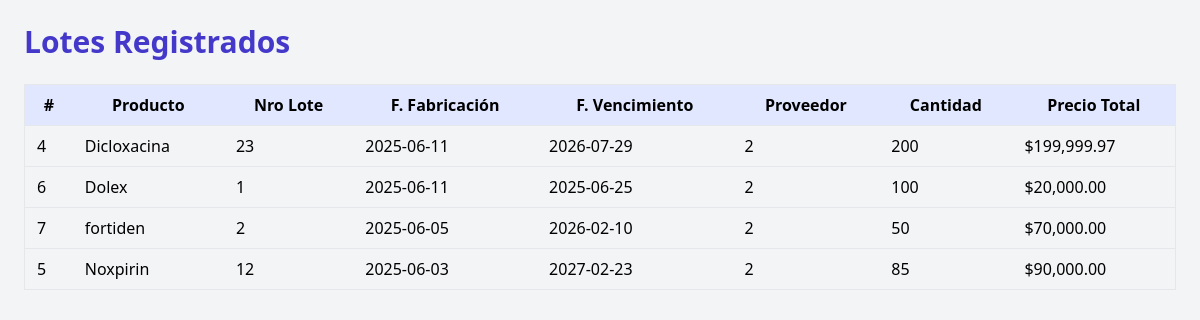
/farmacia_panacea/lotes/consultar_lotes_productos.php, run on the app's committed database.
### tables this page shows
CREATE TABLE `lotes_productos` (
  `id_lote` int(11) NOT NULL,
  `numero_lote` varchar(100) DEFAULT NULL,
  `fecha_fabricacion` date DEFAULT NULL,
  `fecha_vencimiento` date DEFAULT NULL,
  `id_proveedor` int(11) NOT NULL,
  `nombre_producto` varchar(150) DEFAULT NULL,
  `precio_total` decimal(10,2) DEFAULT NULL,
  `total` int(11) DEFAULT NULL
);

### farmacia_panacea/lotes/consultar_lotes_productos.php (the view, shortened to what this page needs)
<?php
require_once("../db.php");
$resultado = $conn->query("SELECT * FROM lotes_productos ORDER BY fecha_fabricacion DESC");
?>
<!DOCTYPE html>
<html lang="es">
<head>
  <script src="https://cdn.tailwindcss.com"></script>
</head>
<body class="bg-gray-100 p-6">
<div class="max-w-6xl mx-auto">
  <h2 class="text-3xl font-bold text-indigo-700 mb-6">Lotes Registrados</h2>
  <table class="w-full table-auto border">
    <thead class="bg-indigo-100">
      <tr>
        <th class="px-3 py-2">#</th>
        <th class="px-3 py-2">Producto</th>
        <th class="px-3 py-2">Nro Lote</th>
        <th class="px-3 py-2">F. Fabricación</th>
        <th class="px-3 py-2">F. Vencimiento</th>
        <th class="px-3 py-2">Proveedor</th>
        <th class="px-3 py-2">Cantidad</th>
        <th class="px-3 py-2">Precio Total</th>
      </tr>
    </thead>
    <tbody>
      <?php while($fila = $resultado->fetch_assoc()) { ?>
      <tr class="border-t">
        <td class="px-3 py-2"><?php echo $fila['id_lote']; ?></td>
        <td class="px-3 py-2"><?php echo $fila['nombre_producto']; ?></td>
        <td class="px-3 py-2"><?php echo $fila['numero_lote']; ?></td>
        <td class="px-3 py-2"><?php echo $fila['fecha_fabricacion']; ?></td>
        <td class="px-3 py-2"><?php echo $fila['fecha_vencimiento']; ?></td>
        <td class="px-3 py-2"><?php echo $fila['id_proveedor']; ?></td>
        <td class="px-3 py-2"><?php echo $fila['total']; ?></td>
        <td class="px-3 py-2">$<?php echo number_format($fila['precio_total'], 2); ?></td>
      </tr>
      <?php } ?>
    </tbody>
  </table>
</div>
</body>
</html>

### data on the page
lotes_productos: id_lote "4", nombre_producto "Dicloxacina", numero_lote "23", fecha_fabricacion "2025-06-11", fecha_vencimiento "2026-07-29", id_proveedor "2", total "200", precio_total "199,999.97"
lotes_productos: id_lote "6", nombre_producto "Dolex", numero_lote "1", fecha_fabricacion "2025-06-11", fecha_vencimiento "2025-06-25", id_proveedor "2", total "100", precio_total "20,000.00"
lotes_productos: id_lote "7", nombre_producto "fortiden", numero_lote "2", fecha_fabricacion "2025-06-05", fecha_vencimiento "2026-02-10", id_proveedor "2", total "50", precio_total "70,000.00"
lotes_productos: id_lote "5", nombre_producto "Noxpirin", numero_lote "12", fecha_fabricacion "2025-06-03", fecha_vencimiento "2027-02-23", id_proveedor "2", total "85", precio_total "90,000.00"
